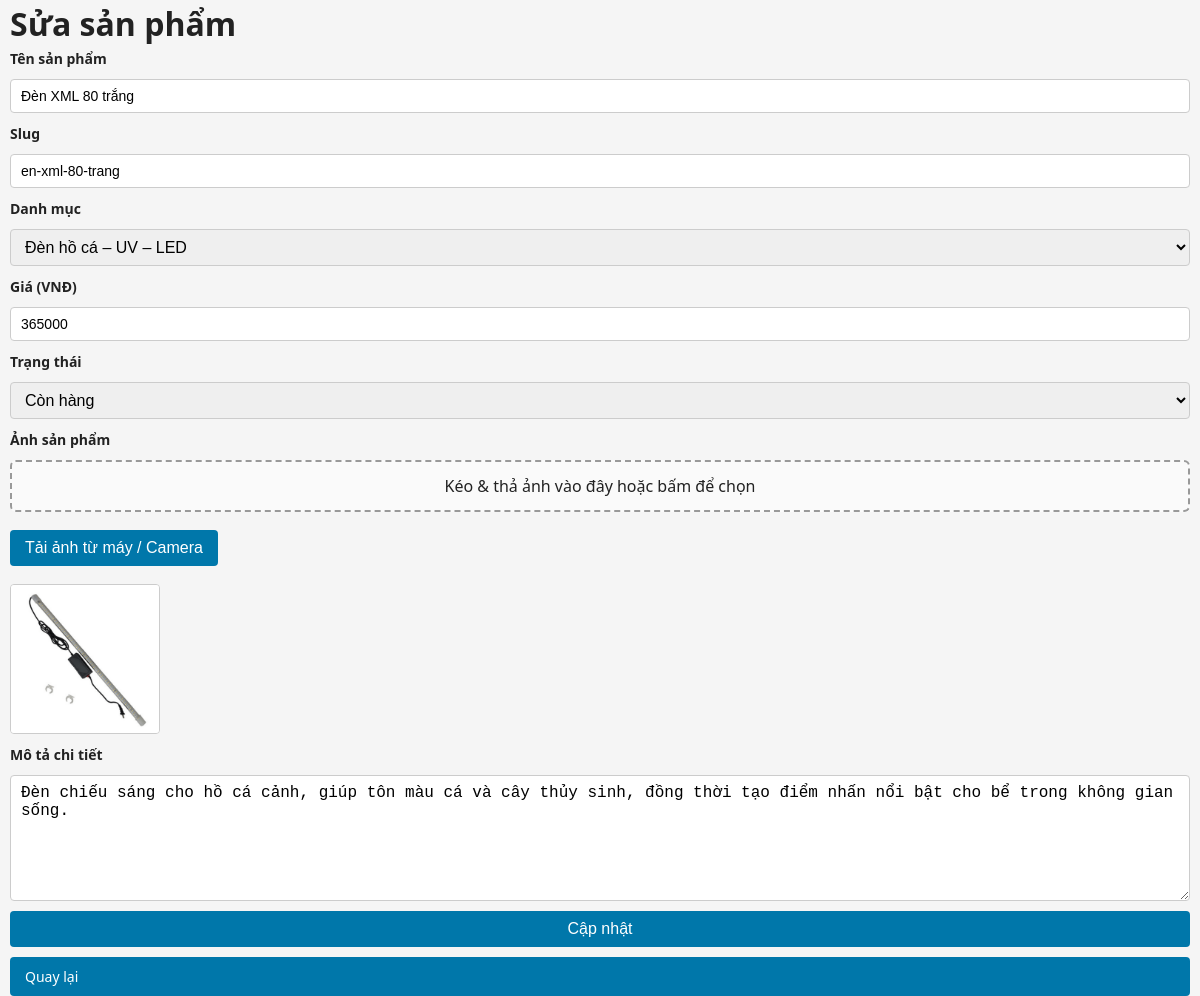
The page /admin/product-form.php?id=455 (signed in) on the database as committed earlier.
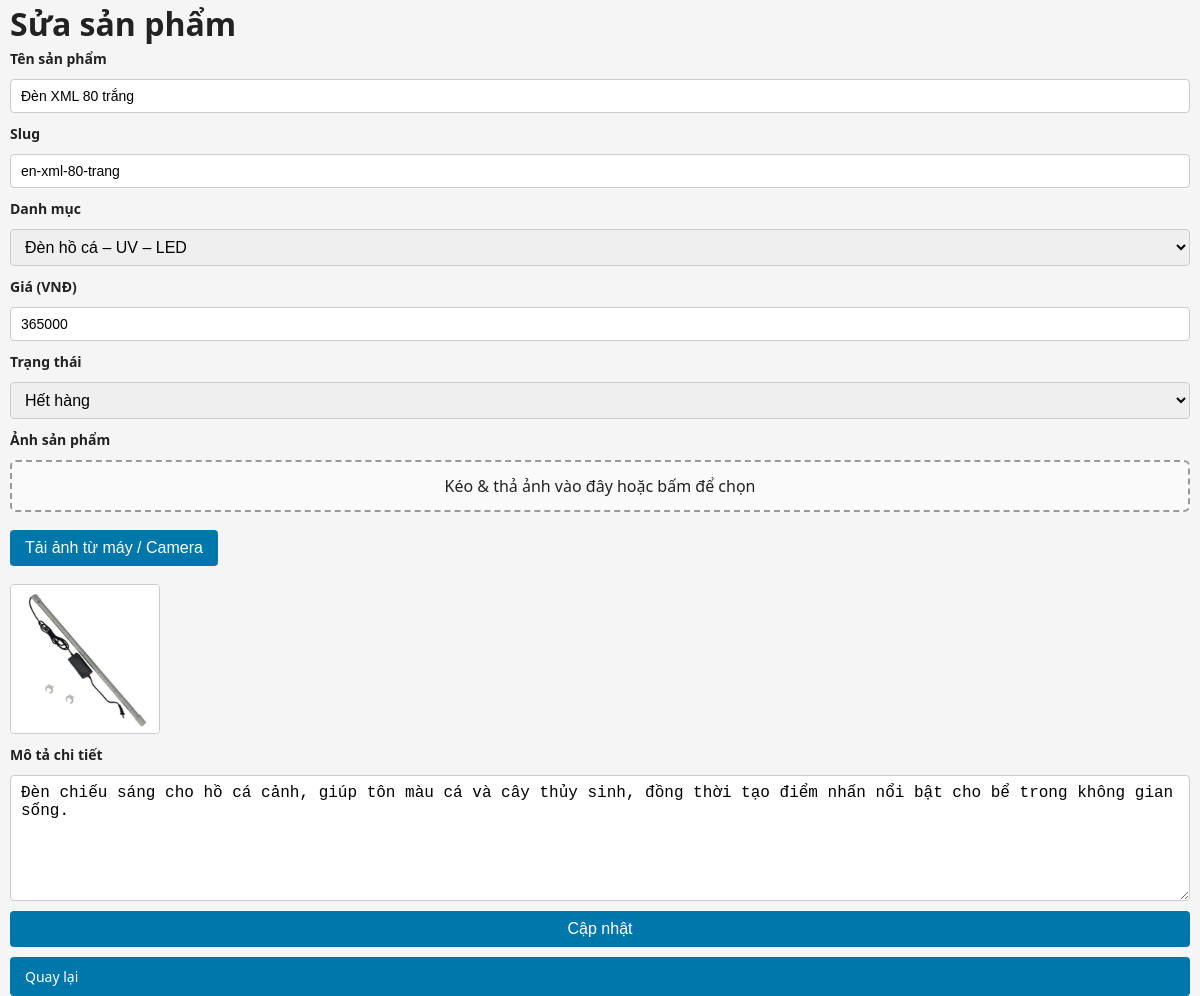
The same page on the database as committed later.
### tables this page shows
CREATE TABLE IF NOT EXISTS `products` (
  `id` int NOT NULL AUTO_INCREMENT,
  `category_id` int NOT NULL,
  `name` varchar(255) NOT NULL,
  `slug` varchar(191) NOT NULL,
  `price` int DEFAULT '0',
  `thumbnail` varchar(255) DEFAULT NULL,
  `description` text,
  `created_at` timestamp NULL DEFAULT CURRENT_TIMESTAMP,
  `status` tinyint(1) NOT NULL DEFAULT '1',
  PRIMARY KEY (`id`),
  UNIQUE KEY `slug` (`slug`),
  KEY `category_id` (`category_id`)
);

CREATE TABLE IF NOT EXISTS `categories` (
  `id` int NOT NULL AUTO_INCREMENT,
  `name` varchar(255) NOT NULL,
  `slug` varchar(191) NOT NULL,
  PRIMARY KEY (`id`),
  UNIQUE KEY `slug` (`slug`)
);

### admin/product-form.php (the view, shortened to what this page needs)
<?php
include __DIR__ . '/../includes/db.php';
$catRes = mysqli_query($conn, "SELECT * FROM categories ORDER BY name ASC");
$categories = [];
while ($row = mysqli_fetch_assoc($catRes)) {
    $categories[] = $row;
}
$product = null;
$isEdit = false;
if (isset($_GET['id'])) {
    $id = (int)$_GET['id'];
    $res = mysqli_query($conn, "SELECT * FROM products WHERE id=$id");
    $product = mysqli_fetch_assoc($res);
    if ($product) {
        $isEdit = true;
    } else {
        die("Sản phẩm không tồn tại");
    }
}
$returnQuery = isset($_REQUEST['return']) ? $_REQUEST['return'] : '';
?>
<!DOCTYPE html>
<html lang="vi">
<head>
<link rel="stylesheet" href="../assets/css/style.css">
</head>
<body>
<div class="container">
<h1><?= $isEdit ? "Sửa sản phẩm" : "Thêm sản phẩm mới" ?></h1>
<form method="post" enctype="multipart/form-data">
    <label>Tên sản phẩm</label>
    <input type="text" id="name" name="name" required value="<?= htmlspecialchars($product['name'] ?? '') ?>">
    <label>Slug</label>
    <input type="text" id="slug" name="slug" required value="<?= htmlspecialchars($product['slug'] ?? '') ?>">
    <label>Danh mục</label>
    <select name="category_id" required>
        <?php foreach ($categories as $cat): ?>
        <option value="<?= $cat['id'] ?>" <?= (($product['category_id'] ?? '') == $cat['id']) ? 'selected' : '' ?>>
            <?= htmlspecialchars($cat['name']) ?>
        </option>
        <?php endforeach; ?>
    </select>
    <label>Giá (VNĐ)</label>
    <input type="number" name="price" min="0" value="<?= htmlspecialchars($product['price'] ?? 0) ?>">
    <label>Trạng thái</label>
    <select name="status">
        <option value="1" <?= (!isset($product['status']) || (int)$product['status'] === 1) ? 'selected' : '' ?>>Còn hàng</option>
        <option value="0" <?= (isset($product['status']) && (int)$product['status'] === 0) ? 'selected' : '' ?>>Hết hàng</option>
    </select>
    <label>Ảnh sản phẩm</label>
    <div id="dropZone" class="drop-zone" onclick="chooseFile()">
        Kéo &amp; thả ảnh vào đây hoặc bấm để chọn
    </div>
    <div>
        <button type="button" onclick="chooseFile()">Tải ảnh từ máy / Camera</button>
    </div>
    <img id="preview" class="preview"
         src="<?= !empty($product['thumbnail']) ? ".".htmlspecialchars($product['thumbnail']) : '' ?>"
         style="<?= !empty($product['thumbnail']) ? '' : 'display:none' ?>"
    >
    <label>Mô tả chi tiết</label>
    <textarea name="description" rows="6"><?= htmlspecialchars($product['description'] ?? '') ?></textarea>
    <button type="submit"><?= $isEdit ? "Cập nhật" : "Lưu" ?></button>
    <?php if (!empty($returnQuery)): ?>
      <a class="btn" href="./products.php?<?= htmlspecialchars($returnQuery) ?>">Quay lại</a>
    <?php else: ?>
      <a class="btn" href="./products.php">Quay lại</a>
    <?php endif; ?>
</form>
</div>
</body>
</html>

Rows that differ between the two databases and show on the page:
changed products "Đèn XML 80 trắng": status "Còn hàng" → "Hết hàng"
